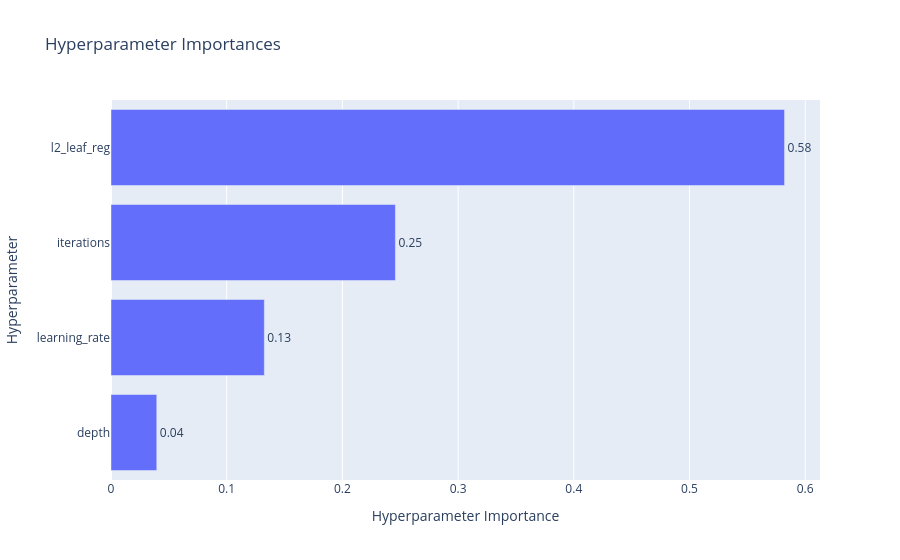

Notebook code for this chart:
### Code cell
optuna.visualization.plot_optimization_history(study2)
optuna.visualization.plot_param_importances(study2)

### Figure 1 — Plotly figure (JSON) as saved in the notebook; plotly's stock layout.template omitted (floating-point values rounded to 4 significant figures)
{"data": [{"cliponaxis": false, "hovertemplate": ["depth (IntDistribution): 0.03956251575988891<extra></extra>", "learning_rate (FloatDistribution): 0.13251317172000887<extra></extra>", "iterations (IntDistribution): 0.2457841868633551<extra></extra>", "l2_leaf_reg (FloatDistribution): 0.582140125656747<extra></extra>"], "name": "Objective Value", "orientation": "h", "text": ["0.04", "0.13", "0.25", "0.58"], "textposition": "outside", "x": [0.03956, 0.1325, 0.2458, 0.5821], "y": ["depth", "learning_rate", "iterations", "l2_leaf_reg"], "type": "bar"}], "layout": {"title": {"text": "Hyperparameter Importances"}, "xaxis": {"title": {"text": "Hyperparameter Importance"}}, "yaxis": {"title": {"text": "Hyperparameter"}}}}
